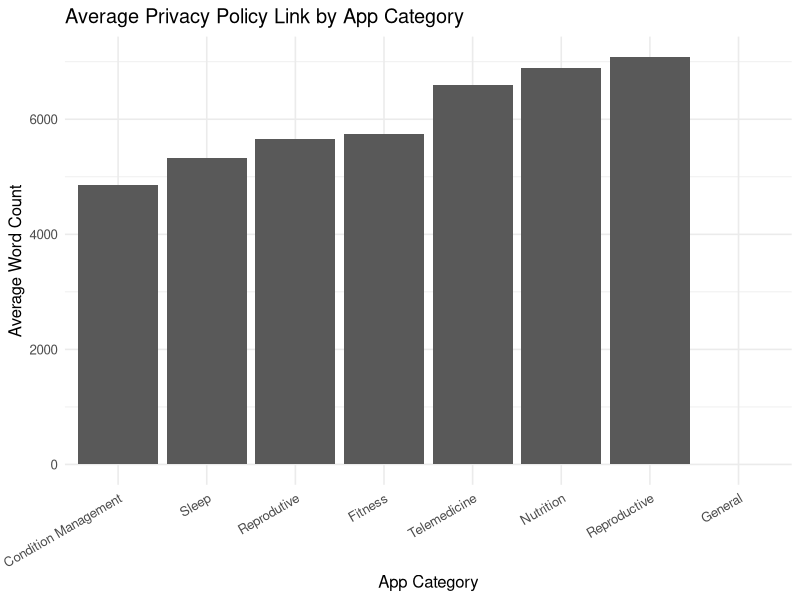

The R source for this figure: (Note: this script raises an error after producing the figure.)
# AUTHOR: Natalie Miller
# PURPOSE: Initial EDA on scraped policies + external data on health app downloads
# OUTPUTS: avg_length_by_category.png, downloads_by_year.png

setwd("C:/Users/natal/OneDrive/Documents/GitHub/consumer-data/data")

library(tidyverse)
library(readxl)

# Read in data frames for average length by category visualization
policy.texts <- read.csv("all_privacy_policies.csv")
app.list <- read.csv("privacy_policy_list.csv")

# Measure word length of each privacy policy
policy.texts <- policy.texts |>
  mutate(
    word.count = str_count(text, boundary("word"))
  )

# Clean names of apps in app.list to prepare for merge
app.list <- app.list |>
  mutate(
    app = App.Name |>
      str_replace_all("[^A-Za-z]", ".")
  ) |>
  mutate_all(~str_remove(., "\\.$")) |>
  mutate_all(~str_remove(., "\\.$"))

# Merge app.list and data frame with privacy policies
merged <- app.list |>
  left_join(policy.texts, by="app") |>
  select(app, Category, file, text, word.count)

# Calculate average privacy policy length of each category of app
avg_length <- merged |>
  group_by(Category) |>
  summarize(
    avg.word.count = as.numeric(mean(word.count)),
    n=n()
  )

# Create bar chart of average lengths by category
policy_length <- ggplot(avg_length, aes(x=reorder(`Category`, avg.word.count), y=avg.word.count)) +
  geom_col(show.legend=F) +
  labs(
    title="Average Privacy Policy Link by App Category",
    x="App Category",
    y="Average Word Count"
  ) +
  theme_minimal(base_size=12) +
  theme(
    axis.text.x=element_text(angle=30, hjust=1)
  )

policy_length

# Read in data frame for downloads by year visualization
app.downloads <- read_excel("health_app_downloads.xlsx", sheet="Data", skip=4)

# Create line chart of number of health app downloads per year
policy_downloads <- ggplot(app.downloads, aes(x=year, y=downloads, group=1)) +
  geom_line() +
  ylim(300,600) +
  labs(
    title="Number of Health App Downloads in the United States by Year",
    x=NULL,
    y="Number of Downloads (millions)"
  ) +
  theme_minimal(base_size=12)

policy_downloads

# Export graphs
ggsave("../figures/avg_length_by_category.png", plot=policy_length)
ggsave("../figures/downloads_by_year.png", plot=policy_downloads)